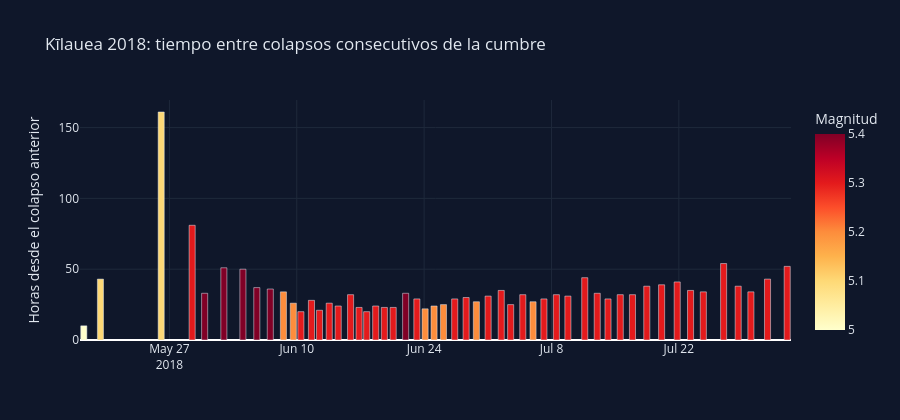

This figure's notebook cell:
### Code cell
fig = px.bar(
    df_kilauea.dropna(), x="fecha", y="horas_desde_anterior", color="magnitud",
    color_continuous_scale="YlOrRd", range_color=(5, 5.4),
    labels={"fecha": "", "horas_desde_anterior": "Horas desde el colapso anterior", "magnitud": "Magnitud"},
    title="Kīlauea 2018: tiempo entre colapsos consecutivos de la cumbre",
)
fig.update_layout(height=420, paper_bgcolor="#0f172a", plot_bgcolor="#0f172a", font_color="#e2e8f0",
                  xaxis=dict(gridcolor="#1e293b"), yaxis=dict(gridcolor="#1e293b"))
fig.show()
